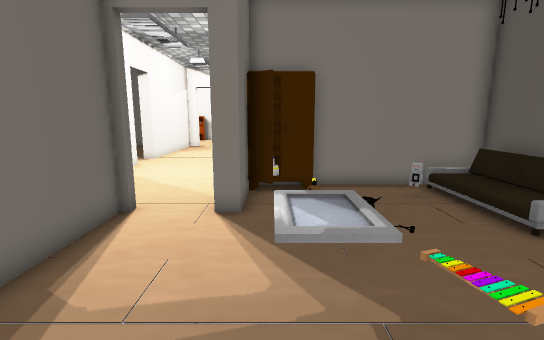
[1] (above)

24 first-person views from a walk through a Unity game level. The camera is 1.3 m above the floor, tilts 10° down and sees 85° across. Doors are open. The floor is counted in squares, 0.5 m on a side. Each view is taken from the middle of a square. On the plan, view 1 faces up. The plan holds only what a view shows up to about 19 squares ahead; the rest is blank. The place goes on beyond the plan. Some surface patterns are stand-ins.

[2]
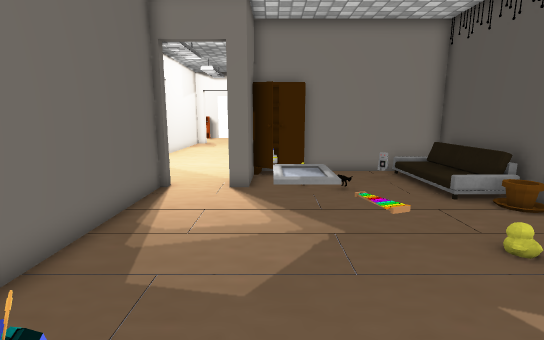

[3]
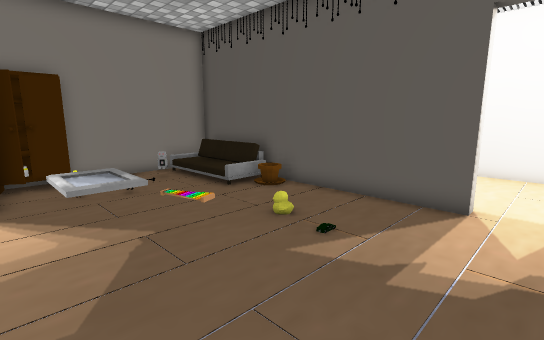

[4]
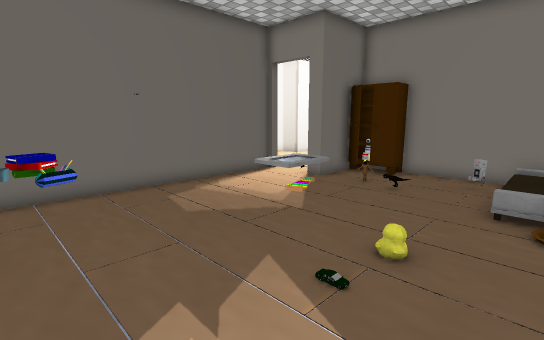

[5]
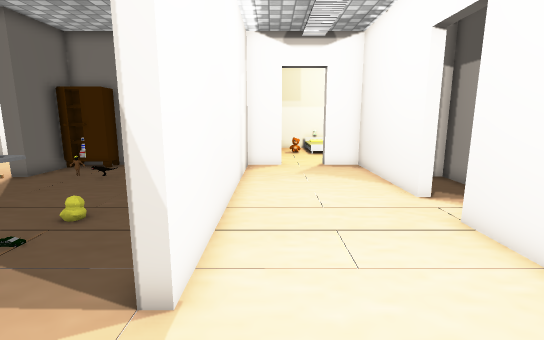

[6]
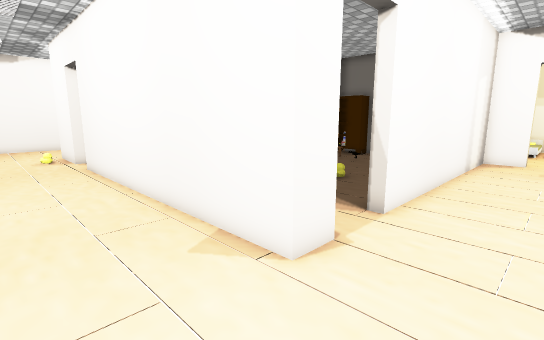

[7]
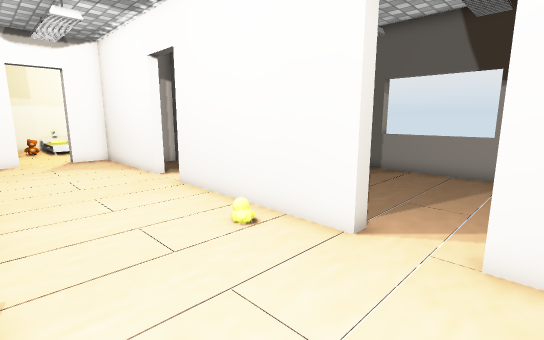

[8]
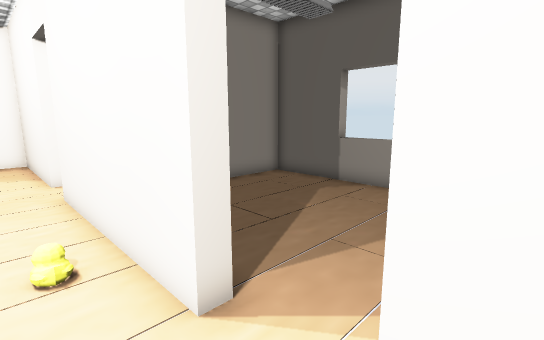

[9]
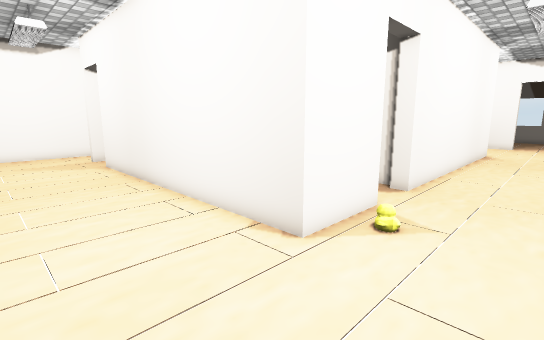

[10]
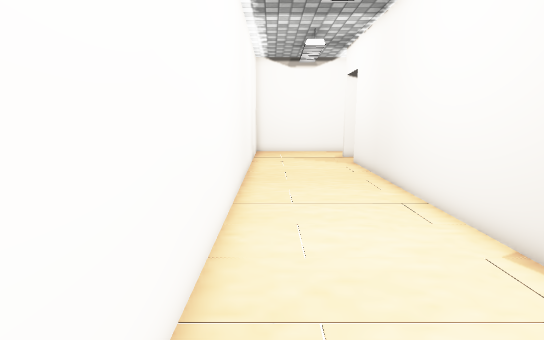

[11]
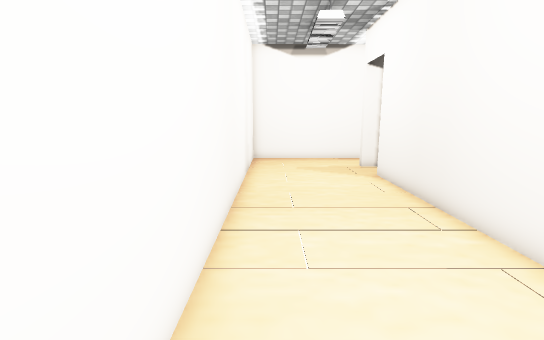

[12]
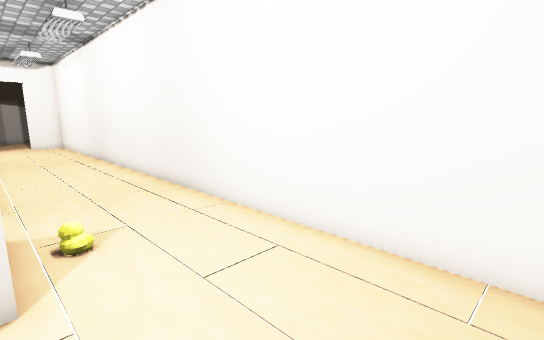

[13]
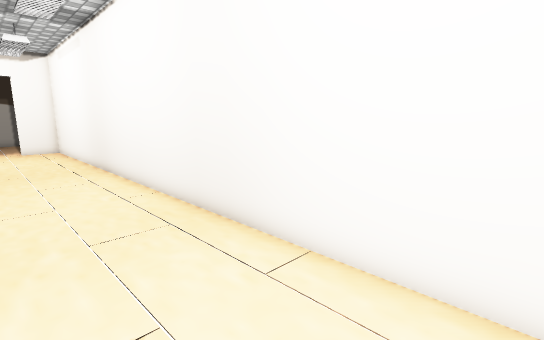

[14]
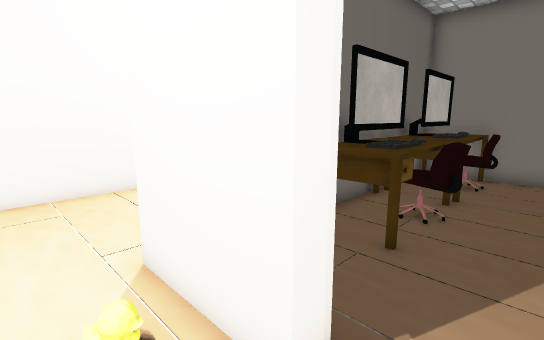

[15]
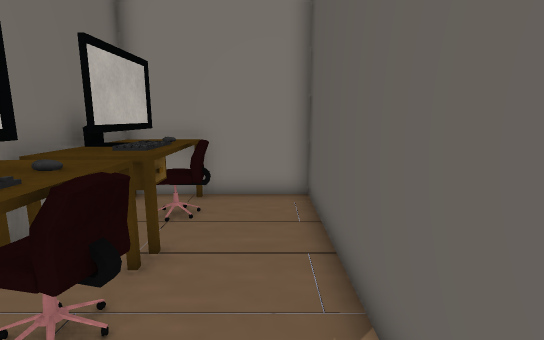

[16]
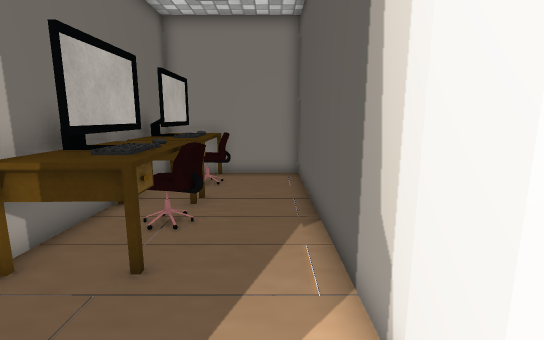

[17]
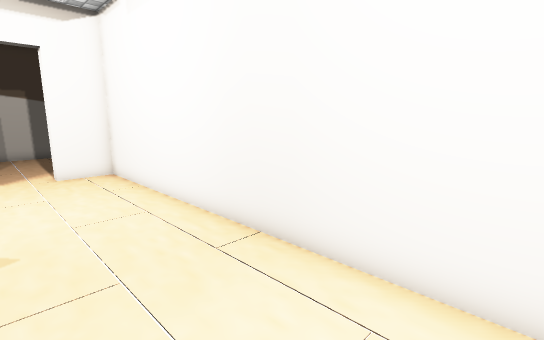

[18]
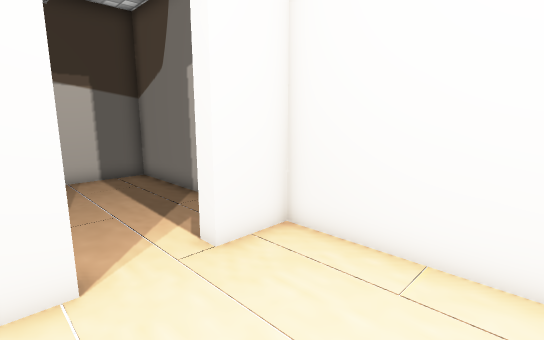

[19]
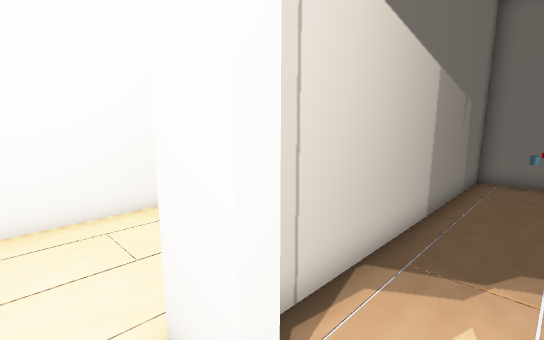

[20]
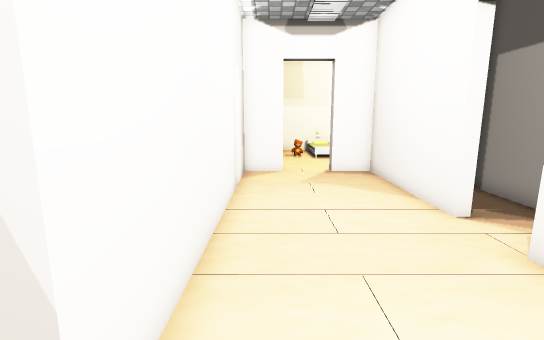

[21]
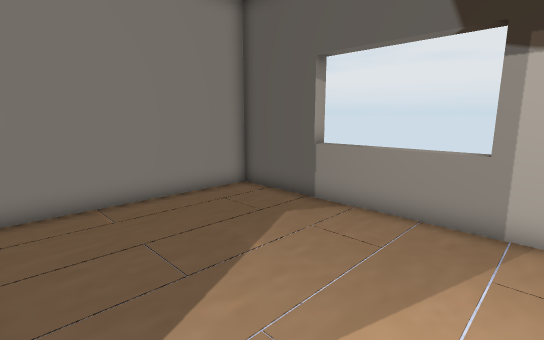

[22]
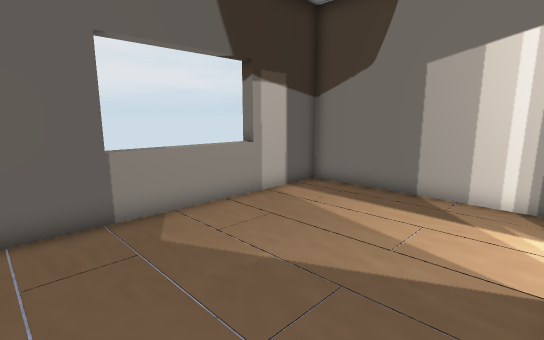

[23]
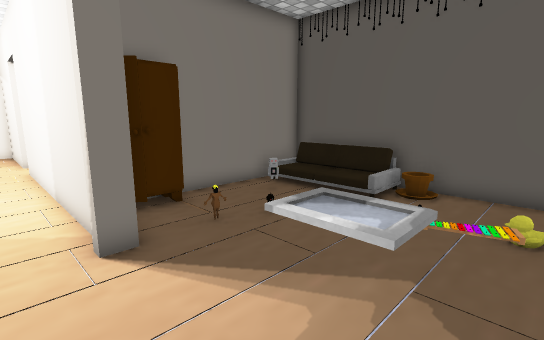

[24]
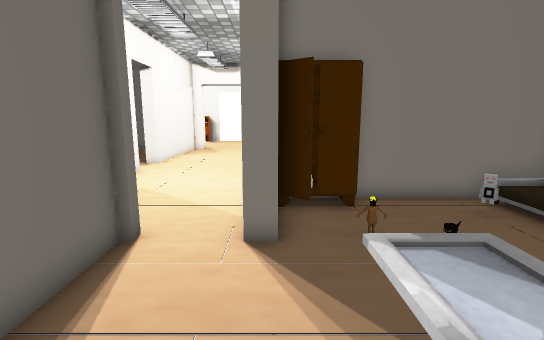

### Floor plan
Points are (right, up) in squares from view 1. A wall is a line through its corners. A room is listed if a view was taken in it or the views show most of it. See-through windows are left out.
Room 1 (views 1, 2, 3, 4, 23, 24)
walls: (8.2, -1.3) (8.2, 11.5) (1.4, 11.5); (-0.8, 10.4) (-0.9, 8) (-1.6, 8); (-4.2, 8.1) (-4.2, -4.5) (7.5, -4.5)
ways out: open door at (8.5, -2.5) to room 2; open door at (-3, 8)
objects: books (-3, -2) to (-2, -2); other object (-2, -3); other object (-2, -2) to (-1, -1); other object (0, 3) to (1, 5); cabinet (0, 10) to (1, 11); other object (2, 4); other object (5, 2)
Room 2 (views 5, 6, 7, 8, 9, 10, 11, 12, 13, 14, 16, 17, 18, 19, 20)
walls: (-7.6, -5.1) (-11.2, -5.1) (-11.2, 8.5); (8.7, -3.7) (8.7, -5.1) (-5.2, -5.1); (-16.1, -10.5) (14.9, -10.4) (14.8, -8.2); (14.8, -5.8) (14.7, 2.2); (-11.2, 10.9) (-11.2, 11.3); (14.7, 4.6) (14.6, 11.5) (13, 11.5) (12.9, 12.1); (10.5, 11.5) (8.7, 11.5) (8.7, -1.3); (-10.2, 14.3) (-17.2, 14.2); (-17.2, 13.6) (-17.2, -7.9)
ways out: open door at (8.5, -2.5) to room 1; open door at (-6.5, -5) to room 3; open door at (15, -7) to room 4; open door at (-11, 9.5); open door at (12, 12); open door at (15, 3.5)
objects: other object (-9, -6); other object (14, -3)
Room 3 (view 15)
walls: (-4.7, -4.3) (-4.7, 8) (-10.8, 8) (-10.8, -0.9)
ways out: open door at (-6.5, -5) to room 2
objects: computer (-10, -1) to (-10, 2); desk (-10, 2) to (-8, 3); computer (-10, 4) to (-10, 7); keyboard (-9, -1) to (-9, 1); keyboard (-9, 4) to (-9, 6); desk (-9, 7) to (-8, 7); desk (-8, -1) to (-8, 0); chair (-8, 1) to (-8, 2); desk (-8, 4); chair (-8, 5) to (-8, 6)
Room 4 (views 21, 22)
walls: (16.2, -10.4) (23.8, -10.4) (23.8, 1.4) (16.1, 1.4)
ways out: open door at (15, -7) to room 2

Positions as (right, up) in squares from view 1, and headings:
1: (0, 0), facing up
2: (0, -3), facing up
3: (-1, -3), facing up-right
4: (7, -3), facing up-left
5: (10, -5), facing up
6: (12, -9), facing up-left
7: (9, -9), facing up-right
8: (13, -9), facing up-right
9: (-16, -9), facing up-right
10: (-16, -9), facing up
11: (-16, -5), facing up
12: (-16, -5), facing down-right
13: (-12, -6), facing down-right
14: (-6, -7), facing up-left
15: (-6, -2), facing up
16: (-6, -6), facing up
17: (0, -6), facing down-right
18: (10, -5), facing down-right
19: (10, -2), facing down-left
20: (10, -3), facing up
21: (16, -8), facing up-right
22: (16, 0), facing down-right
23: (-3, 2), facing up-right
24: (-1, 2), facing up
